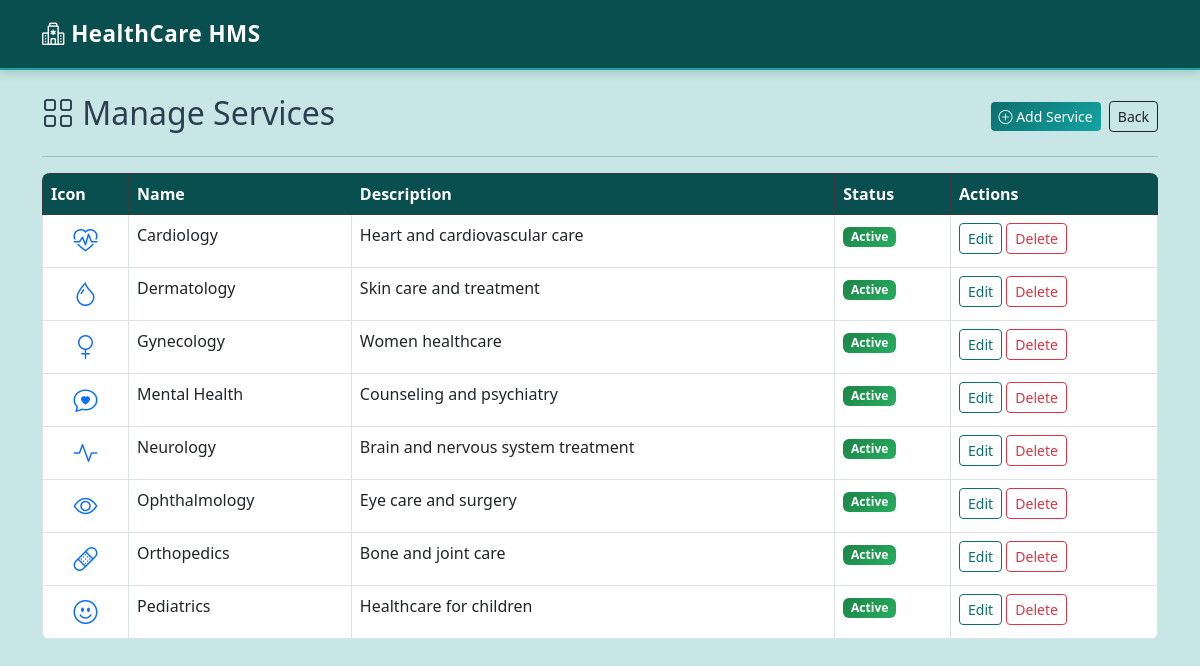
/admin/services (signed in), run on the app's committed database.
### tables this page shows
CREATE TABLE services (
            id INTEGER PRIMARY KEY AUTOINCREMENT,
            name TEXT NOT NULL,
            description TEXT,
            icon TEXT DEFAULT 'bi-heart-pulse',
            is_active INTEGER DEFAULT 1
        );

### app.py (the view)
@app.route('/admin/services')
@admin_required
def admin_services():
    db = get_db()
    all_services = db.execute("SELECT * FROM services ORDER BY name").fetchall()
    return render_template('admin_services.html', services=all_services)

### app.py (called while the page is built)
def get_db():
    if 'db' not in g:
        g.db = sqlite3.connect(DATABASE)
        g.db.row_factory = sqlite3.Row
        g.db.execute("PRAGMA foreign_keys = ON")
    return g.db

def admin_required(f):
    @wraps(f)
    def decorated(*args, **kwargs):
        if 'admin_id' not in session:
            flash('Admin login required.', 'warning')
            return redirect(url_for('admin_login'))
        return f(*args, **kwargs)
    return decorated

@app.context_processor
def inject_now():
    return {'now': datetime.now()}

### templates/admin_services.html (shortened to what this page needs)
{% extends 'base.html' %}
{% block content %}
<div class="container py-4">
    <div class="d-flex justify-content-between align-items-center mb-3">
        <h2><i class="bi bi-grid"></i> Manage Services</h2>
        <div>
            <button class="btn btn-primary btn-sm" data-bs-toggle="modal" data-bs-target="#addServiceModal">
                <i class="bi bi-plus-circle"></i> Add Service
            </button>
            <a href="{{ url_for('admin_dashboard') }}" class="btn btn-outline-dark btn-sm ms-1">Back</a>
        </div>
    </div>
    <hr>
    <div class="table-responsive">
        <table class="table table-bordered table-hover">
            <thead class="table-dark">
                <tr>
                    <th>Icon</th>
                    <th>Name</th>
                    <th>Description</th>
                    <th>Status</th>
                    <th>Actions</th>
                </tr>
            </thead>
            <tbody>
                {% for svc in services %}
                <tr>
                    <td class="text-center"><i class="bi {{ svc.icon }} text-primary" style="font-size:1.5rem;"></i></td>
                    <td>{{ svc.name }}</td>
                    <td>{{ svc.description }}</td>
                    <td>
                        {% if svc.is_active %}
                            <span class="badge bg-success">Active</span>
                        {% else %}
                            <span class="badge bg-secondary">Inactive</span>
                        {% endif %}
                    </td>
                    <td>
                        <button class="btn btn-sm btn-outline-primary" data-bs-toggle="modal" data-bs-target="#editSvc{{ svc.id }}">Edit</button>
                        <form method="POST" action="{{ url_for('delete_service', svc_id=svc.id) }}" class="d-inline confirm-delete">
                            <button type="submit" class="btn btn-sm btn-outline-danger">Delete</button>
                        </form>
                    </td>
                </tr>
                {% endfor %}
            </tbody>
        </table>
    </div>
</div>
{% endblock %}

### static/css/style.css (style rules this page uses)
body { display: flex; flex-direction: column; min-height: 100vh; background-color: #0e3d3d; color: #2c3e50; margin: 0; padding: 0; }
.bg-success { background: linear-gradient(135deg, #1d8348, #27ae60) !important; }
.btn-primary { background: linear-gradient(135deg, #0d6e6e, #14a3a3) !important; border: none !important; }
.btn-outline-primary { color: #0d6e6e !important; border-color: #0d6e6e !important; }
.table { border-radius: 8px; overflow: hidden; }
.table-dark, .table-dark th { background: #0a4f4f !important; }
.badge.bg-success { background: linear-gradient(135deg, #1d8348, #27ae60) !important; }

### data on the page
services: name "Cardiology", description "Heart and cardiovascular care", is_active "Active"
services: name "Dermatology", description "Skin care and treatment", is_active "Active"
services: name "Gynecology", description "Women healthcare", is_active "Active"
services: name "Mental Health", description "Counseling and psychiatry", is_active "Active"
services: name "Neurology", description "Brain and nervous system treatment", is_active "Active"
services: name "Ophthalmology", description "Eye care and surgery", is_active "Active"
services: name "Orthopedics", description "Bone and joint care", is_active "Active"
services: name "Pediatrics", description "Healthcare for children", is_active "Active"
